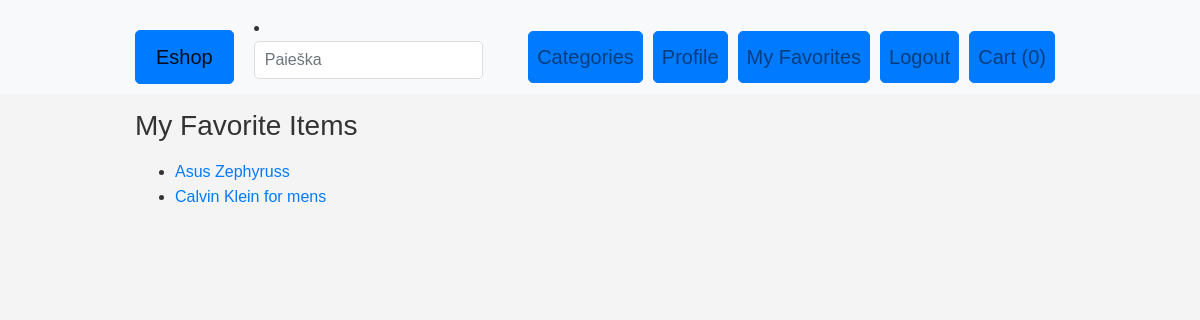
Before: /my-favorites/ (signed in) with the older database file.
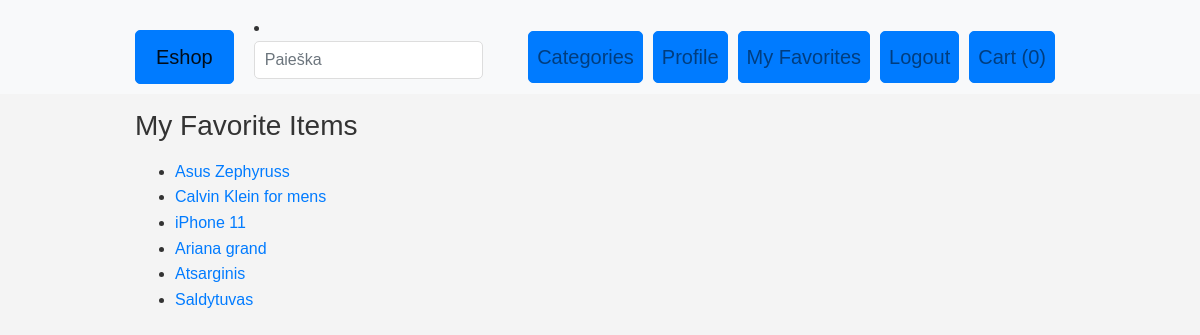
After: the same page with the newer database file.
### eshopas_app/models.py (models this page shows, shortened)
class Product(models.Model):
    product_id = models.IntegerField(default=0)
    name = models.CharField(max_length=100)
    price = models.DecimalField(max_digits=10, decimal_places=2)
    category = models.ForeignKey(Category, on_delete=models.CASCADE, default=1)
    image = models.ImageField(upload_to='product_images/', blank=True, null=True)
    thumbnail = ImageSpecField(source='image', processors=[ResizeToFill(150, 200)], format='JPEG', options={'quality': 90})
    is_featured = models.BooleanField(default=True)
    stock = models.PositiveIntegerField(default=0)
    description = models.TextField(blank=True)
    favorites = models.ManyToManyField(User, related_name='favorites', blank=True)

### eshopas_app/views.py (the view)
# urls.py: path('my-favorites/', views.my_favorites_view, name='my_favorites'),
@login_required
def my_favorites_view(request):
    user = request.user
    if user.is_authenticated:
        favorite_products = user.favorites.all()
    else:
        favorite_products = []
    context = {
        'favorite_products': favorite_products
    }
    return render(request, 'my_favorites.html', context)

### eshopas_app/templatetags/myfilters.py (called while the page is built, shortened)
@register.filter
def cart_total(cart):
    if not cart:
        return 0

### eshopas_app/templates/my_favorites.html (shortened to what this page needs)
{% extends 'base.html' %}
{% load static %}
{% load myfilters %}
{% block content %}
  <h1>My Favorite Items</h1>
  <ul>
    {% for product in favorite_products %}
      <li><a href="{% url 'product_detail' product.id %}">{{ product.name }}</a></li>
    {% empty %}
      <li>No favorite items added.</li>
    {% endfor %}
  </ul>
{% endblock %}

Changed rows visible on the page:
added Product: name "iPhone 11"
added Product: name "Ariana grand"
added Product: name "Atsarginis"
added Product: name "Saldytuvas"
